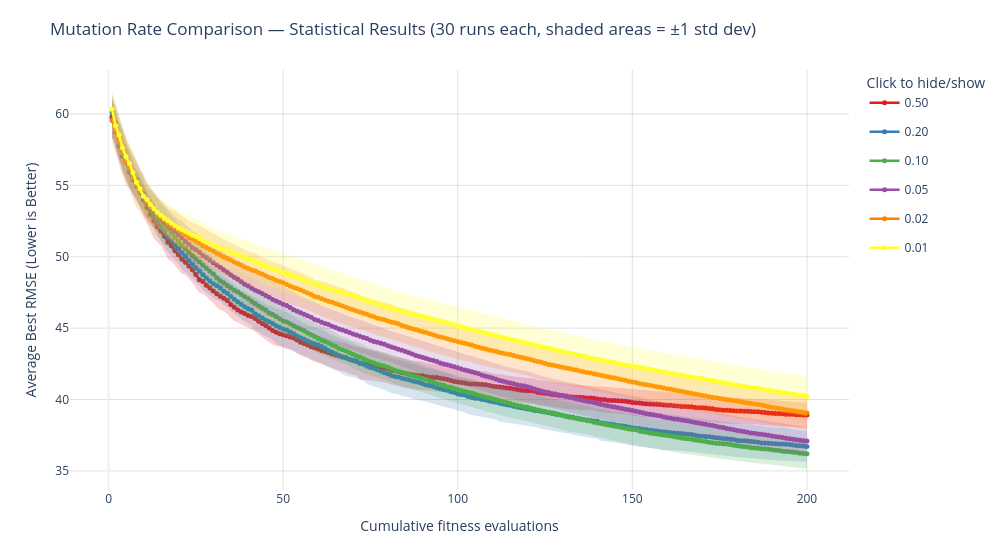

Here is the notebook cell this chart was saved with:
### Code cell
mutation_rates = [
    "0.50",
    "0.20",
    "0.10",
    "0.05",
    "0.02",
    "0.01"
]

plot_statistical_comparison_interactive(
    mutation_rate_statistical_comparison,
    labels=mutation_rates,
    title="Mutation Rate Comparison — Statistical Results (30 runs each, shaded areas = ±1 std dev)",
)

### Figure 1 — Plotly figure (JSON) as saved in the notebook; plotly's stock layout.template omitted (floating-point values rounded to 4 significant figures; data arrays with more than 128 entries replaced by an {"elided": "..."} marker saying what was removed)
{"data": [{"hoverinfo": "skip", "legendgroup": "0.50", "line": {"width": 0}, "mode": "lines", "name": "0.50 std upper", "showlegend": false, "type": "scatter", "x": {"elided": "200 int values"}, "y": {"elided": "200 float values"}}, {"fill": "tonexty", "fillcolor": "rgba(228,26,28, 0.20)", "hoverinfo": "skip", "legendgroup": "0.50", "line": {"width": 0}, "mode": "lines", "name": "0.50 std band", "showlegend": false, "type": "scatter", "x": {"elided": "200 int values"}, "y": {"elided": "200 float values"}}, {"customdata": {"elided": "200x1 float values"}, "hovertemplate": "Cumulative fitness evaluations: %{x}<br>Mean: %{y:.5f}<br>Std: %{customdata[0]:.5f}<extra></extra>", "legendgroup": "0.50", "line": {"color": "rgb(228,26,28)", "width": 2.5}, "marker": {"size": 5}, "mode": "lines+markers", "name": "0.50", "type": "scatter", "x": {"elided": "200 int values"}, "y": {"elided": "200 float values"}}, {"hoverinfo": "skip", "legendgroup": "0.20", "line": {"width": 0}, "mode": "lines", "name": "0.20 std upper", "showlegend": false, "type": "scatter", "x": {"elided": "200 int values"}, "y": {"elided": "200 float values"}}, {"fill": "tonexty", "fillcolor": "rgba(55,126,184, 0.20)", "hoverinfo": "skip", "legendgroup": "0.20", "line": {"width": 0}, "mode": "lines", "name": "0.20 std band", "showlegend": false, "type": "scatter", "x": {"elided": "200 int values"}, "y": {"elided": "200 float values"}}, {"customdata": {"elided": "200x1 float values"}, "hovertemplate": "Cumulative fitness evaluations: %{x}<br>Mean: %{y:.5f}<br>Std: %{customdata[0]:.5f}<extra></extra>", "legendgroup": "0.20", "line": {"color": "rgb(55,126,184)", "width": 2.5}, "marker": {"size": 5}, "mode": "lines+markers", "name": "0.20", "type": "scatter", "x": {"elided": "200 int values"}, "y": {"elided": "200 float values"}}, {"hoverinfo": "skip", "legendgroup": "0.10", "line": {"width": 0}, "mode": "lines", "name": "0.10 std upper", "showlegend": false, "type": "scatter", "x": {"elided": "200 int values"}, "y": {"elided": "200 float values"}}, {"fill": "tonexty", "fillcolor": "rgba(77,175,74, 0.20)", "hoverinfo": "skip", "legendgroup": "0.10", "line": {"width": 0}, "mode": "lines", "name": "0.10 std band", "showlegend": false, "type": "scatter", "x": {"elided": "200 int values"}, "y": {"elided": "200 float values"}}, {"customdata": {"elided": "200x1 float values"}, "hovertemplate": "Cumulative fitness evaluations: %{x}<br>Mean: %{y:.5f}<br>Std: %{customdata[0]:.5f}<extra></extra>", "legendgroup": "0.10", "line": {"color": "rgb(77,175,74)", "width": 2.5}, "marker": {"size": 5}, "mode": "lines+markers", "name": "0.10", "type": "scatter", "x": {"elided": "200 int values"}, "y": {"elided": "200 float values"}}, {"hoverinfo": "skip", "legendgroup": "0.05", "line": {"width": 0}, "mode": "lines", "name": "0.05 std upper", "showlegend": false, "type": "scatter", "x": {"elided": "200 int values"}, "y": {"elided": "200 float values"}}, {"fill": "tonexty", "fillcolor": "rgba(152,78,163, 0.20)", "hoverinfo": "skip", "legendgroup": "0.05", "line": {"width": 0}, "mode": "lines", "name": "0.05 std band", "showlegend": false, "type": "scatter", "x": {"elided": "200 int values"}, "y": {"elided": "200 float values"}}, {"customdata": {"elided": "200x1 float values"}, "hovertemplate": "Cumulative fitness evaluations: %{x}<br>Mean: %{y:.5f}<br>Std: %{customdata[0]:.5f}<extra></extra>", "legendgroup": "0.05", "line": {"color": "rgb(152,78,163)", "width": 2.5}, "marker": {"size": 5}, "mode": "lines+markers", "name": "0.05", "type": "scatter", "x": {"elided": "200 int values"}, "y": {"elided": "200 float values"}}, {"hoverinfo": "skip", "legendgroup": "0.02", "line": {"width": 0}, "mode": "lines", "name": "0.02 std upper", "showlegend": false, "type": "scatter", "x": {"elided": "200 int values"}, "y": {"elided": "200 float values"}}, {"fill": "tonexty", "fillcolor": "rgba(255,127,0, 0.20)", "hoverinfo": "skip", "legendgroup": "0.02", "line": {"width": 0}, "mode": "lines", "name": "0.02 std band", "showlegend": false, "type": "scatter", "x": {"elided": "200 int values"}, "y": {"elided": "200 float values"}}, {"customdata": {"elided": "200x1 float values"}, "hovertemplate": "Cumulative fitness evaluations: %{x}<br>Mean: %{y:.5f}<br>Std: %{customdata[0]:.5f}<extra></extra>", "legendgroup": "0.02", "line": {"color": "rgb(255,127,0)", "width": 2.5}, "marker": {"size": 5}, "mode": "lines+markers", "name": "0.02", "type": "scatter", "x": {"elided": "200 int values"}, "y": {"elided": "200 float values"}}, {"hoverinfo": "skip", "legendgroup": "0.01", "line": {"width": 0}, "mode": "lines", "name": "0.01 std upper", "showlegend": false, "type": "scatter", "x": {"elided": "200 int values"}, "y": {"elided": "200 float values"}}, {"fill": "tonexty", "fillcolor": "rgba(255,255,51, 0.20)", "hoverinfo": "skip", "legendgroup": "0.01", "line": {"width": 0}, "mode": "lines", "name": "0.01 std band", "showlegend": false, "type": "scatter", "x": {"elided": "200 int values"}, "y": {"elided": "200 float values"}}, {"customdata": {"elided": "200x1 float values"}, "hovertemplate": "Cumulative fitness evaluations: %{x}<br>Mean: %{y:.5f}<br>Std: %{customdata[0]:.5f}<extra></extra>", "legendgroup": "0.01", "line": {"color": "rgb(255,255,51)", "width": 2.5}, "marker": {"size": 5}, "mode": "lines+markers", "name": "0.01", "type": "scatter", "x": {"elided": "200 int values"}, "y": {"elided": "200 float values"}}], "layout": {"height": 550, "hovermode": "x unified", "legend": {"itemclick": "toggle", "itemdoubleclick": "toggleothers", "title": {"text": "Click to hide/show"}}, "margin": {"b": 60, "l": 70, "r": 30, "t": 70}, "title": {"text": "Mutation Rate Comparison — Statistical Results (30 runs each, shaded areas = ±1 std dev)"}, "width": 1000, "xaxis": {"gridcolor": "rgba(0,0,0,0.12)", "showgrid": true, "title": {"text": "Cumulative fitness evaluations"}}, "yaxis": {"gridcolor": "rgba(0,0,0,0.12)", "showgrid": true, "title": {"text": "Average Best RMSE (Lower is Better)"}}}}
